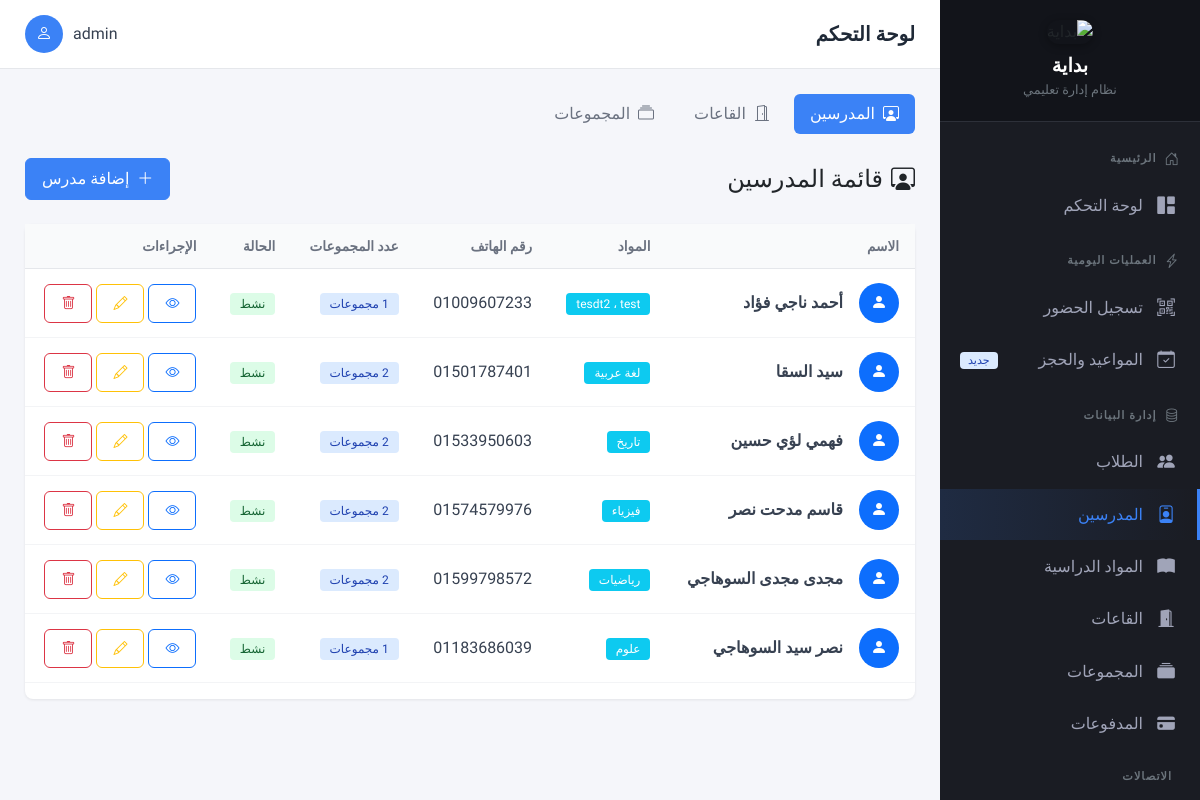
Screenshot of /teachers/ (signed in) with the database file from the repository.
### apps/accounts/models.py (models this page shows, shortened)
class User(AbstractUser):
    ROLE_CHOICES = [
        ('admin', 'مدير النظام'),
        ('supervisor', 'مشرف الحضور'),
        ('teacher', 'مدرس'),
    ]
    user_id = models.AutoField(primary_key=True)
    role = models.CharField(
        max_length=20,
        choices=ROLE_CHOICES,
        default='supervisor',
        verbose_name='الدور'
    )
    phone = models.CharField(
        max_length=17,
        blank=True,
        verbose_name='رقم الهاتف'
    )
    is_active = models.BooleanField(default=True)
    created_at = models.DateTimeField(auto_now_add=True)
    updated_at = models.DateTimeField(auto_now=True)
    class Meta:
        db_table = 'users'
        verbose_name = 'مستخدم'
        verbose_name_plural = 'المستخدمين'

### apps/teachers/models.py (models this page shows, shortened)
class Teacher(models.Model):
    teacher_id = models.AutoField(primary_key=True)
    full_name = models.CharField(max_length=255, verbose_name="اسم المدرس")
    phone = models.CharField(max_length=17, verbose_name="رقم الهاتف")
    email = models.EmailField(
        blank=True,
        null=True,
        unique=True,
        verbose_name="البريد الإلكتروني",
        help_text="حقل اختياري"
    )
    subjects = models.ManyToManyField(
        Subject,
        blank=True,
        related_name='teachers',
        verbose_name="التخصصات / المواد"
    )
    specialization = models.CharField(
        max_length=100,
        blank=True,
        verbose_name="التخصص (قديم)"
    )
    photo = models.ImageField(
        upload_to='teachers/photos/',
        blank=True,
        null=True,
        verbose_name="الصورة الشخصية",
        help_text="ضرورية لطباعة ظهر كارنيه الطالب"
    )
    hire_date = models.DateField(verbose_name="تاريخ التعيين")
    is_active = models.BooleanField(default=True, verbose_name="نشط")
    created_at = models.DateTimeField(auto_now_add=True)
    updated_at = models.DateTimeField(auto_now=True)
    class Meta:
        db_table = 'teachers'
        verbose_name = 'مدرس'
        verbose_name_plural = 'المدرسين'
        ordering = ['full_name']
    def get_subjects_display(self):
        subjects = self.subjects.all()
        if subjects:
            return " ، ".join([s.name for s in subjects])
        return self.specialization or "-"

class Subject(models.Model):
    name = models.CharField(max_length=100, unique=True, verbose_name="اسم المادة")
    class Meta:
        db_table = 'subjects'
        verbose_name = 'مادة دراسية'
        verbose_name_plural = 'المواد الدراسية'
        ordering = ['name']

### apps/teachers/views.py (the view)
# urls.py: path('', views.teacher_list, name='list'),
@login_required
def teacher_list(request):
    teachers = Teacher.objects.filter(is_active=True)
    return render(request, 'teachers/list.html', {'teachers': teachers})

### templates/teachers/list.html (shortened to what this page needs)
{% extends 'base.html' %}
{% block content %}
<div class="mb-4">
    <ul class="nav nav-pills">
        <li class="nav-item">
            <a class="nav-link active" href="{% url 'teachers:list' %}">
                <i class="bi bi-person-workspace me-2"></i>المدرسين
            </a>
        </li>
        <li class="nav-item">
            <a class="nav-link" href="{% url 'teachers:room_list' %}">
                <i class="bi bi-door-open me-2"></i>القاعات
            </a>
        </li>
        <li class="nav-item">
            <a class="nav-link" href="{% url 'teachers:group_list' %}">
                <i class="bi bi-collection me-2"></i>المجموعات
            </a>
        </li>
    </ul>
</div>
<div class="d-flex justify-content-between align-items-center mb-4">
    <h4 class="mb-0"><i class="bi bi-person-workspace me-2"></i>قائمة المدرسين</h4>
    <a href="{% url 'teachers:create' %}" class="btn btn-primary">
        <i class="bi bi-plus-lg me-2"></i>إضافة مدرس
    </a>
</div>
<div class="card">
    <div class="card-body p-0">
        <div class="table-responsive">
            <table class="table table-hover mb-0">
                <thead>
                    <tr>
                        <th>الاسم</th>
                        <th>المواد</th>
                        <th>رقم الهاتف</th>
                        <th>عدد المجموعات</th>
                        <th>الحالة</th>
                        <th>الإجراءات</th>
                    </tr>
                </thead>
                <tbody>
                    {% for teacher in teachers %}
                    <tr>
                        <td>
                            <div class="d-flex align-items-center">
                                <div class="rounded-circle bg-primary d-flex align-items-center justify-content-center me-3" style="width: 40px; height: 40px;">
                                    <i class="bi bi-person-fill text-white"></i>
                                </div>
                                <div>
                                    <div class="fw-semibold">{{ teacher.full_name }}</div>
                                </div>
                            </div>
                        </td>
                        <td>
                            <span class="badge bg-info">{{ teacher.get_subjects_display }}</span>
                        </td>
                        <td>{{ teacher.phone }}</td>
                        <td>
                            <span class="badge bg-primary">{{ teacher.groups.count }} مجموعات</span>
                        </td>
                        <td>
                            {% if teacher.is_active %}
                            <span class="badge bg-success">نشط</span>
                            {% else %}
                            <span class="badge bg-secondary">غير نشط</span>
                            {% endif %}
                        </td>
                        <td>
                            <a href="{% url 'teachers:detail' teacher_id=teacher.teacher_id %}" class="btn btn-sm btn-outline-primary">
                                <i class="bi bi-eye"></i>
                            </a>
                            <a href="{% url 'teachers:update' teacher_id=teacher.teacher_id %}" class="btn btn-sm btn-outline-warning">
                                <i class="bi bi-pencil"></i>
                            </a>
                            <form method="post" action="{% url 'teachers:delete' teacher_id=teacher.teacher_id %}" class="d-inline">
                                <button type="submit" class="btn btn-sm btn-outline-danger" onclick="return confirm('هل أنت متأكد من حذف هذا المدرس؟')">
                                    <i class="bi bi-trash"></i>
                                </button>
                            </form>
                        </td>
                    </tr>
                    {% endfor %}
                </tbody>
            </table>
        </div>
    </div>
</div>
{% endblock %}

### templates/base.html (shortened to what this page needs)
<!DOCTYPE html>
<html lang="ar" dir="rtl">
<head>
    <link href="https://cdn.jsdelivr.net/npm/bootstrap@5.3.2/dist/css/bootstrap.rtl.min.css" rel="stylesheet">
    <link rel="stylesheet" href="https://cdn.jsdelivr.net/npm/bootstrap-icons@1.11.1/font/bootstrap-icons.css">
</head>
<body>
    <aside class="sidebar" id="sidebar">
        <div class="sidebar-header">
            <img src="https://quant1.b-cdn.net/R3TXa5heKSHw.jpeg" alt="بداية" class="sidebar-logo">
            <h4>بداية</h4>
            <span>نظام إدارة تعليمي</span>
        </div>
        <nav class="sidebar-menu">
            <div class="menu-section">
                <div class="menu-header">
                    <i class="bi bi-house-door"></i>
                    الرئيسية
                </div>
                <a href="{% url 'reports:dashboard' %}" class="menu-item {% if request.resolver_match.namespace == 'reports' and request.resolver_match.url_name == 'dashboard' %}active{% endif %}">
                    <i class="bi bi-grid-1x2-fill"></i>
                    <span>لوحة التحكم</span>
                </a>
            </div>
            <div class="menu-section">
                <div class="menu-header">
                    <i class="bi bi-lightning-charge"></i>
                    العمليات اليومية
                </div>
                <a href="{% url 'attendance:scanner' %}" class="menu-item {% if request.resolver_match.url_name == 'scanner' %}active{% endif %}">
                    <i class="bi bi-qr-code-scan"></i>
                    <span>تسجيل الحضور</span>
                </a>
                <a href="{% url 'teachers:booking_search' %}" class="menu-item {% if 'booking' in request.resolver_match.url_name %}active{% endif %}">
                    <i class="bi bi-calendar-check"></i>
                    <span>المواعيد والحجز</span>
                    <span class="badge bg-primary">جديد</span>
                </a>
            </div>
            <div class="menu-section">
                <div class="menu-header">
                    <i class="bi bi-database"></i>
                    إدارة البيانات
                </div>
                <a href="{% url 'students:list' %}" class="menu-item {% if request.resolver_match.namespace == 'students' %}active{% endif %}">
                    <i class="bi bi-people-fill"></i>
                    <span>الطلاب</span>
                </a>
                <a href="{% url 'teachers:list' %}" class="menu-item {% if request.resolver_match.namespace == 'teachers' and 'room' not in request.resolver_match.url_name and 'group' not in request.resolver_match.url_name and 'subject' not in request.resolver_match.url_name %}active{% endif %}">
                    <i class="bi bi-person-badge"></i>
                    <span>المدرسين</span>
                </a>
                <a href="{% url 'teachers:subject_list' %}" class="menu-item {% if 'subject' in request.resolver_match.url_name %}active{% endif %}">
                    <i class="bi bi-book-fill"></i>
                    <span>المواد الدراسية</span>
                </a>
                <a href="{% url 'teachers:room_list' %}" class="menu-item {% if 'room' in request.resolver_match.url_name %}active{% endif %}">
                    <i class="bi bi-door-open-fill"></i>
                    <span>القاعات</span>
                </a>
                <a href="{% url 'teachers:group_list' %}" class="menu-item {% if 'group' in request.resolver_match.url_name %}active{% endif %}">
                    <i class="bi bi-collection-fill"></i>
                    <span>المجموعات</span>
                </a>
                <a href="{% url 'payments:list' %}" class="menu-item {% if request.resolver_match.namespace == 'payments' %}active{% endif %}">
                    <i class="bi bi-credit-card-fill"></i>
                    <span>المدفوعات</span>
                </a>
            </div>
            <div class="menu-section">
                <div class="menu-header">
                    الاتصالات
                </div>
            </div>
        </nav>
    </aside>
    <div class="main-wrapper">
        <header class="top-header">
            <div class="d-flex align-items-center">
                <h1 class="page-title">{% block page_title %}لوحة التحكم{% endblock %}</h1>
            </div>
            {% if user.is_authenticated %}
            <div class="user-info">
                <span class="user-name">{{ user.get_full_name|default:user.username }}</span>
                <div class="user-avatar">
                    <i class="bi bi-person"></i>
                </div>
            </div>
            {% endif %}
        </header>
        <main class="content-area">
            {% block content %}{% endblock %}
        </main>
    </div>
</body>
</html>

### rows the page displays
User: get_full_name "admin"
Teacher: full_name "أحمد ناجي فؤاد", subjects "tesdt2 ، test", phone "01009607233", is_active "نشط"
Teacher: full_name "سيد السقا", subjects "لغة عربية", phone "01501787401", is_active "نشط"
Teacher: full_name "فهمي لؤي حسين", subjects "تاريخ", phone "01533950603", is_active "نشط"
Teacher: full_name "قاسم مدحت نصر", subjects "فيزياء", phone "01574579976", is_active "نشط"
Teacher: full_name "مجدى مجدى السوهاجي", subjects "رياضيات", phone "01599798572", is_active "نشط"
Teacher: full_name "نصر سيد السوهاجي", subjects "علوم", phone "01183686039", is_active "نشط"
